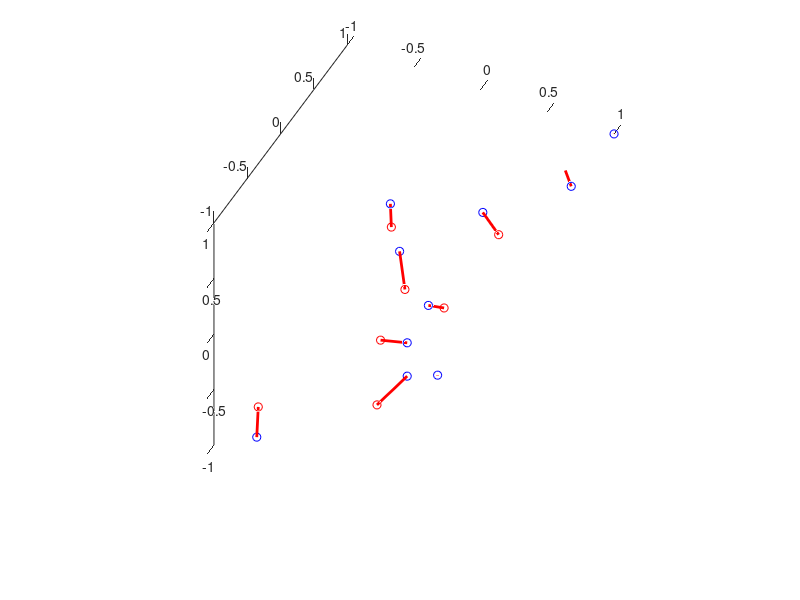

Reproduce this figure in MATLAB. (Note: this script raises an error after producing the figure.)
% Compute TPS interpolation on randomly chosen control points and deform
% the surface with the computed mapping coefficients.

% number of randomly chosen control points
n_control_points = 10;


figure(1); clf; hold on;
axis equal;
axis([-1 1 -1 1 -1 1]);
set(gcf, 'renderer', 'opengl');
set(gca, 'CameraPosition', [-400 400 200]);

[X, Y] = meshgrid(-1:0.1:1, -1:0.1:1);
[h, w] = size(X);
Z = repmat((-1:0.1:1).^(3), [h 1]);


[p,q] = meshgrid(1:h, 1:w);
pairs = [p(:) q(:)];
cpoint_sub = pairs(randperm(h*w, n_control_points),:);

control_points = horzcat( ...
    X(sub2ind(size(X), cpoint_sub(:,1), cpoint_sub(:,2))), ...
    Y(sub2ind(size(X), cpoint_sub(:,1), cpoint_sub(:,2))), ...
    Z(sub2ind(size(X), cpoint_sub(:,1), cpoint_sub(:,2))));

% random displacements for the control points.
displacements = (rand(size(control_points))-0.5)*0.5;

drawPoint3d(control_points, 'color', 'blue');
drawPoint3d(control_points + displacements, 'color', 'red');
drawEdge([control_points control_points+displacements], 'color', 'r', 'linewidth', 2);

[mapping_coeffs, poly_coeffs] = ...
    find_tps_coefficients(control_points, displacements)

[fX, fY, fZ] = deform_surface_tps(X, Y, Z, control_points, mapping_coeffs, poly_coeffs);

surface(X, Y, Z)


figure(2); clf; hold on;
axis equal;
axis([-1 1 -1 1 -1 1]);
set(gcf, 'renderer', 'opengl');
set(gca, 'CameraPosition', [-400 400 200]);

drawPoint3d(control_points, 'color', 'blue');
drawPoint3d(control_points + displacements, 'color', 'red');
drawEdge([control_points control_points+displacements], 'color', 'r', 'linewidth', 2);


surface(fX, fY, fZ);